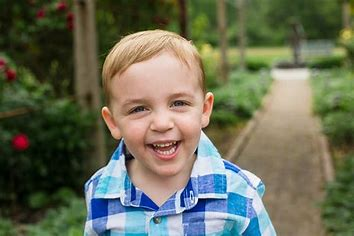
#> input picture OIP.jpeg, 354 x 236 px
$ python 3.py
#> lines starting #> are read from the running program, lines starting #| are printed output that depends on the picture; after the words box and inside, x2 and y2 are one past the last pixel; in counts of white or black regions, pixels touching at a corner belong together
#dray something on image

import cv2
img  = cv2.imread('OIP.jpeg', 1)
#> img is the input picture: shape (236, 354, 3); mean B, G, R 87.1, 108.8, 105.6
# cv2.line(img ,(0,0),(500,255) , (567,255,0) ,2)
# cv2.rectangle(img , (0,0) ,(200, 200) ,(0,0,255), 4)
cv2.circle(img, (255,255) ,40 , (255,0,0) ,5)
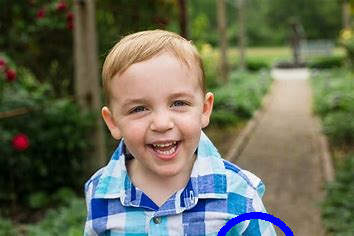
#> img: shape (236, 354, 3); 0.71% of pixels changed, all inside (x1, y1, x2, y2) = (217, 212, 294, 236)
cv2.imshow('image' ,img)
cv2.waitKey(0)
cv2.destroyAllWindows()
